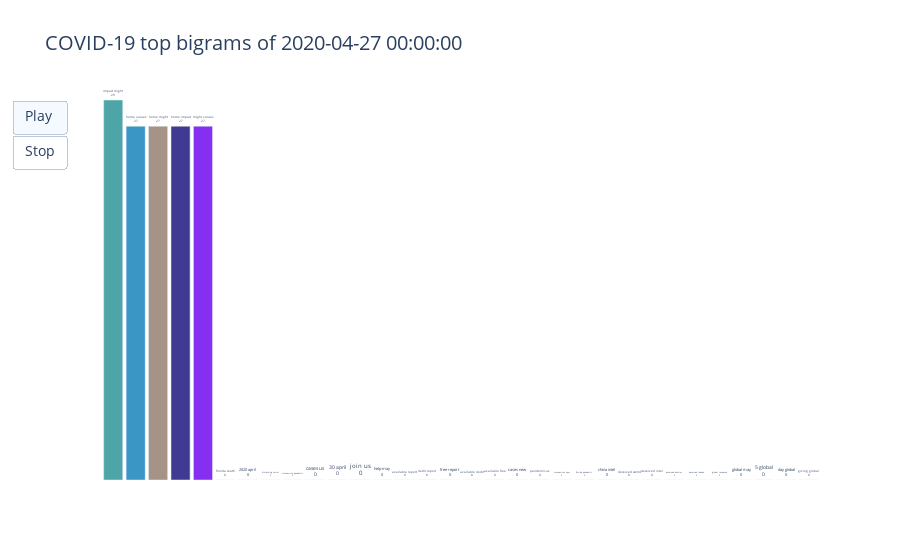

The code cell stored with this chart in its notebook:
### Markdown cell above
## 2. Bar Chat Race 

Now comes the fun part :-) Using the returned dataframe, we can visualize how the top bigrams change over the course of the week. We pass in the variable *df* to a function `get_bar_race_plot()` (the details of which are in the `bar_race` module on GitHub), and obtain an interactive plot using `plotly`.

### Code cell
fig = get_bar_race_plot(df_bigram, 'COVID-19 top bigrams of ')
fig.show()

### Figure 1 — Plotly figure (JSON) as saved in the notebook; plotly's stock layout.template omitted (floating-point values rounded to 4 significant figures)
{"data": [{"cliponaxis": false, "hoverinfo": "none", "marker": {"color": ["rgb(78, 165, 168)", "rgb(58, 150, 197)", "rgb(164, 147, 134)", "rgb(65, 58, 146)", "rgb(134, 47, 240)", "rgb(136, 62, 159)", "rgb(105, 38, 190)", "rgb(109, 183, 143)", "rgb(98, 22, 139)", "rgb(169, 182, 238)", "rgb(52, 86, 134)", "rgb(85, 57, 229)", "rgb(70, 83, 178)", "rgb(44, 51, 138)", "rgb(79, 93, 199)", "rgb(40, 52, 255)", "rgb(10, 1, 181)", "rgb(10, 139, 156)", "rgb(88, 157, 147)", "rgb(90, 164, 134)", "rgb(182, 73, 168)", "rgb(117, 80, 136)", "rgb(54, 42, 234)", "rgb(88, 44, 127)", "rgb(171, 15, 244)", "rgb(146, 151, 213)", "rgb(66, 142, 131)", "rgb(84, 150, 141)", "rgb(180, 162, 213)", "rgb(98, 160, 255)", "rgb(76, 152, 241)", "rgb(121, 100, 177)"]}, "textposition": "outside", "texttemplate": "%{x}<br>%{y}", "type": "bar", "x": ["impact might", "home values", "home might", "home impact", "might values", "florida south", "2020 april", "distancing social", "coronavirus pandemic", "cases us", "30 april", "join us", "help may", "available report", "credit report", "free report", "available credit", "available free", "cases new", "pandemic us", "coronavirus new", "florida pandemic", "china intel", "deceived world", "deceived intel", "deceived dossier", "deceived leaked", "global response", "global may", "5 global", "day global", "giving global"], "y": [29, 27, 27, 27, 27, 0, 0, 0, 0, 0, 0, 0, 0, 0, 0, 0, 0, 0, 0, 0, 0, 0, 0, 0, 0, 0, 0, 0, 0, 0, 0, 0]}], "layout": {"bargap": 0.15, "font": {"size": 14}, "plot_bgcolor": "#FFFFFF", "title": {"text": "COVID-19 top bigrams of 2020-04-27 00:00:00"}, "updatemenus": [{"buttons": [{"args": [null, {"frame": {"duration": 2000, "redraw": true}, "fromcurrent": true}], "label": "Play", "method": "animate"}, {"args": [[null], {"frame": {"duration": 0, "redraw": false}, "mode": "immediate", "transition": {"duration": 0}}], "label": "Stop", "method": "animate"}], "type": "buttons"}], "xaxis": {"showline": false, "visible": false}, "yaxis": {"range": [0, 29], "showline": false, "visible": false}}}
